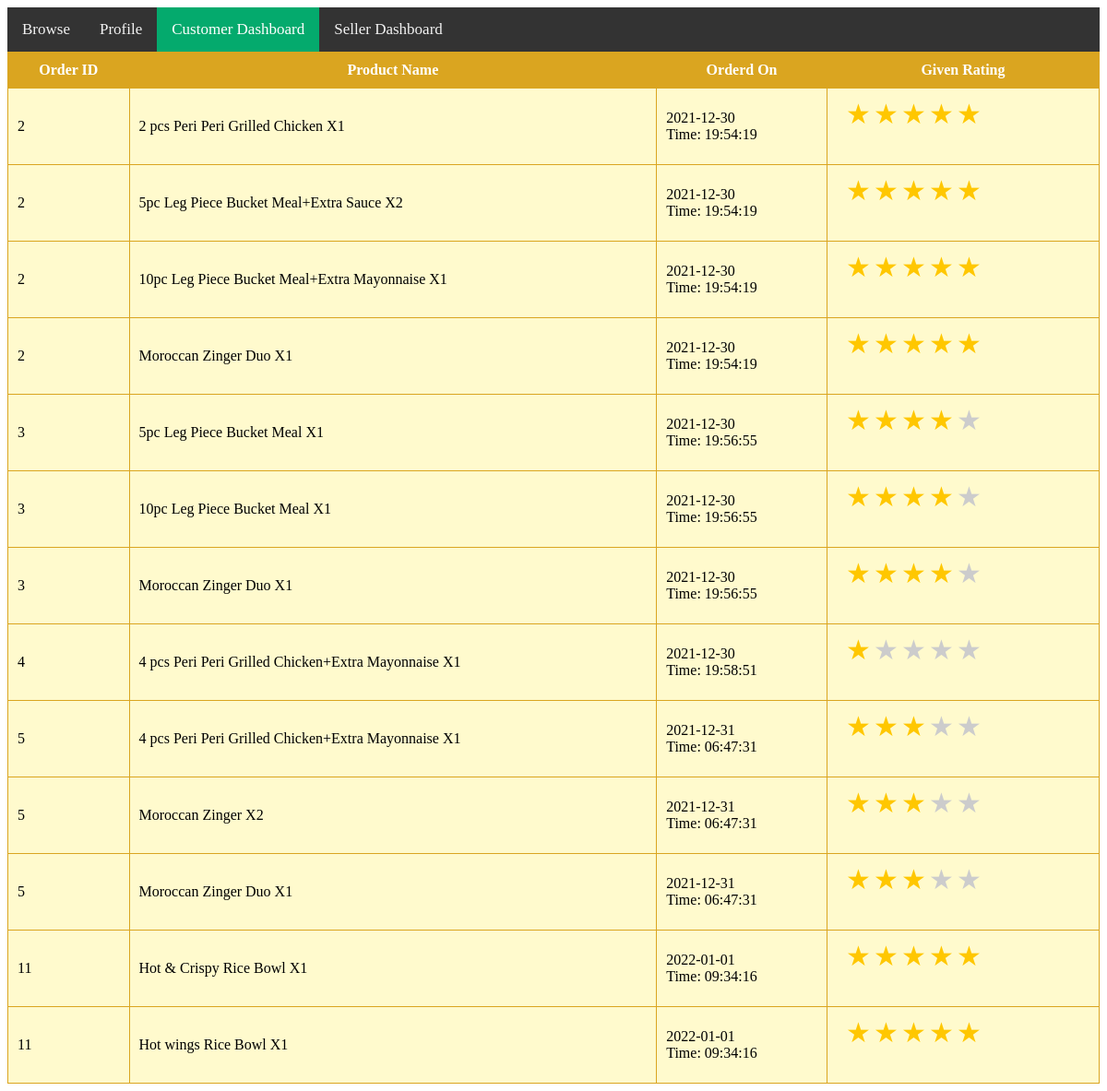
Screenshot of /customer_total_order_list_fromDB.php (signed in) with the database file from the repository.
### tables this page shows
CREATE TABLE Order_ProductsAndAddons
(
  order_id INT NOT NULL,
  product_id INT,
  name VARCHAR(255),
  product_id2 INT,
  quantity INT,
  PRIMARY KEY (order_id, product_id, name, product_id2),
  FOREIGN KEY (order_id) REFERENCES Orders(order_id) ON UPDATE CASCADE ON DELETE CASCADE,
  FOREIGN KEY (product_id) REFERENCES Product(product_id) ON UPDATE CASCADE ON DELETE CASCADE,
  FOREIGN KEY (name, product_id2) REFERENCES Addon(name, product_id) ON UPDATE CASCADE ON DELETE CASCADE
);

CREATE TABLE Orders
(
  order_id INT NOT NULL AUTO_INCREMENT,
  date DATE NOT NULL,
  time time NOT NULL,
  given_rating INT,
  status VARCHAR(10) NOT NULL,
  customer_id INT,
  seller_id INT,
  order_cost FLOAT NOT NULL,
  PRIMARY KEY (order_id),
  FOREIGN KEY (customer_id) REFERENCES Customer(customer_id) ON UPDATE CASCADE ON DELETE SET NULL,
  FOREIGN KEY (seller_id) REFERENCES Seller(seller_id) ON UPDATE CASCADE ON DELETE SET NULL
);

CREATE TABLE Product
(
  price FLOAT NOT NULL,
  product_id INT NOT NULL AUTO_INCREMENT,
  name VARCHAR(255) NOT NULL,
  image VARCHAR(255) NOT NULL,
  category VARCHAR(255) NOT NULL,
  seller_id INT NOT NULL,
  PRIMARY KEY (product_id),
  FOREIGN KEY (seller_id) REFERENCES Seller(seller_id) ON UPDATE CASCADE ON DELETE CASCADE
);

### dbcontroller.php (called while the page is built, shortened)
<?php
class DBController
{
    private $host = "localhost";
    private $user = "root";
    private $password = "";
    private $database = "online_fastfood_ordering_platform";
    private $conn;
    function __construct()
    {
        $this->conn = $this->connectDB();
    }
    function connectDB()
    {
        $conn = mysqli_connect($this->host, $this->user, $this->password, $this->database);
        return $conn;
    }
    function selectQuery($query)
    {
        $result = mysqli_query($this->conn, $query);
        while ($row = mysqli_fetch_assoc($result)) {
            $resultset[] = $row;
        }
        if (!empty($resultset))
            return $resultset;
    }
}

### customer_total_order_list_fromDB.php (the view, shortened to what this page needs)
<?php
require_once("dbcontroller.php");
$db_handle = new DBController();
?>
<div class="topnav">
  <a href=".">Browse</a>
  <a href="./profile.php">Profile</a>
  <a class="active" href="./customer_dashboard.php">Customer Dashboard</a>
  <a href="./seller-dashboard.php">Seller Dashboard</a>
</div>
<?php
$sql =  "SELECT `product`.name AS 'product', `order_productsandaddons`.`name` AS 'addon', `order_productsandaddons`.`quantity`, `orders`.`order_id`, `orders`.`date`, `orders`.`time`, `orders`.`given_rating`
FROM `orders`,`order_productsandaddons`, `product`
WHERE `orders`.`order_id`=`order_productsandaddons`.`order_id`
AND `order_productsandaddons`.`product_id` = `product`.`product_id`
AND `orders`.`status` = 'completed'
AND `orders`.customer_id = '" . $_SESSION["user-id"] . "' ";
$result = $db_handle->selectQuery($sql);
if (!empty($result)) {
  echo "<table class='myTable'>";
  echo "<th>Order ID</th>";
  echo "<th>Product Name</th>";
  echo "<th>Orderd On</th>";
  echo "<th>Given Rating</th>";
  foreach ($result as $key => $row) {
    echo "<tr><td>" . $row['order_id'] . "</td><td>" . $row["product"];
    if ($row['addon'] != "None") {
      echo "+" . $row['addon'];
    }
    echo " X" . $row["quantity"] . "</td><td>" . $row["date"] . " <br>Time: " . $row["time"] . "</td><td>";
?>
    <form class='rating' method="POST" action="?action=update_rating&order_id=<?php echo $row['order_id']; ?>">
      <label for='<?php echo $row['order_id']; ?>star5' title='text'>5 stars</label>
      <label for='<?php echo $row['order_id']; ?>star4' title='text'>4 stars</label>
      <label for='<?php echo $row['order_id']; ?>star3' title='text'>3 stars</label>
      <label for='<?php echo $row['order_id']; ?>star2' title='text'>2 stars</label>
      <label for='<?php echo $row['order_id']; ?>star1' title='text'>1 star</label>
    </form>
    </td>
    </tr>
<?php
  }
  echo "</table>";
} else {
  echo "No previous order FOUND!";
}
?>

### customer_total_order_list_fromDB.php (style rules this page uses)
.myTable { width: 100%; text-align: left; background-color: lemonchiffon; border-collapse: collapse; }
.myTable th { background-color: goldenrod; color: white; text-align: center; }
.myTable td, .myTable th { padding: 10px; border: 1px solid goldenrod; }
.rating { float: left; height: 46px; padding: 0 10px; }
.rating:not(:checked)>label { float: right; width: 1em; overflow: hidden; white-space: nowrap; cursor: pointer; font-size: 30px; color: #ccc; }
.rating:not(:checked)>label:before { content: '★ '; }
.rating>input:checked~label { color: #ffc700; }
.topnav { overflow: hidden; background-color: #333; }
.topnav a { float: left; color: #f2f2f2; text-align: center; padding: 14px 16px; text-decoration: none; font-size: 17px; }
.topnav a.active { background-color: #04AA6D; color: white; }

### rows the page displays
order_productsandaddons: order.order_id "2", product.name "2 pcs Peri Peri Grilled Chicken", quantity "1", order.date "2021-12-30", order.time "19:54:19"
order_productsandaddons: order.order_id "2", product.name "5pc Leg Piece Bucket Meal", name "Extra Sauce", quantity "2", order.date "2021-12-30", order.time "19:54:19"
order_productsandaddons: order.order_id "2", product.name "10pc Leg Piece Bucket Meal", name "Extra Mayonnaise", quantity "1", order.date "2021-12-30", order.time "19:54:19"
order_productsandaddons: order.order_id "2", product.name "Moroccan Zinger Duo", quantity "1", order.date "2021-12-30", order.time "19:54:19"
order_productsandaddons: order.order_id "3", product.name "5pc Leg Piece Bucket Meal", quantity "1", order.date "2021-12-30", order.time "19:56:55"
order_productsandaddons: order.order_id "3", product.name "10pc Leg Piece Bucket Meal", quantity "1", order.date "2021-12-30", order.time "19:56:55"
order_productsandaddons: order.order_id "3", product.name "Moroccan Zinger Duo", quantity "1", order.date "2021-12-30", order.time "19:56:55"
order_productsandaddons: order.order_id "4", product.name "4 pcs Peri Peri Grilled Chicken", name "Extra Mayonnaise", quantity "1", order.date "2021-12-30", order.time "19:58:51"
order_productsandaddons: order.order_id "5", product.name "4 pcs Peri Peri Grilled Chicken", name "Extra Mayonnaise", quantity "1", order.date "2021-12-31", order.time "06:47:31"
order_productsandaddons: order.order_id "5", product.name "Moroccan Zinger", quantity "2", order.date "2021-12-31", order.time "06:47:31"
order_productsandaddons: order.order_id "5", product.name "Moroccan Zinger Duo", quantity "1", order.date "2021-12-31", order.time "06:47:31"
order_productsandaddons: order.order_id "11", product.name "Hot & Crispy Rice Bowl", quantity "1", order.date "2022-01-01", order.time "09:34:16"
order_productsandaddons: order.order_id "11", product.name "Hot wings Rice Bowl", quantity "1", order.date "2022-01-01", order.time "09:34:16"
